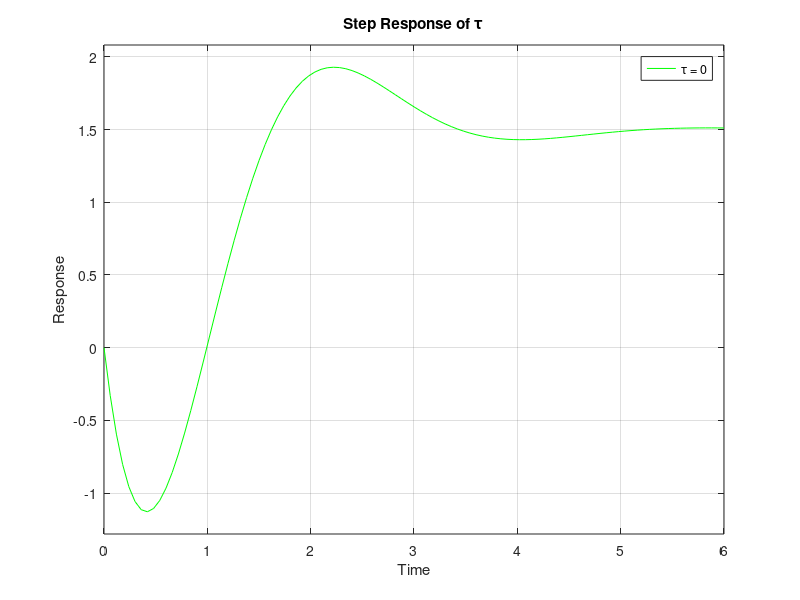
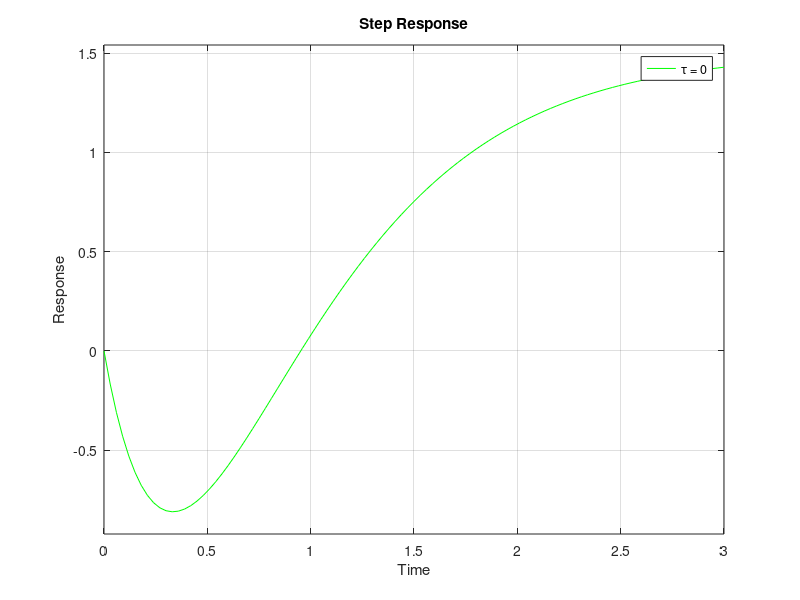
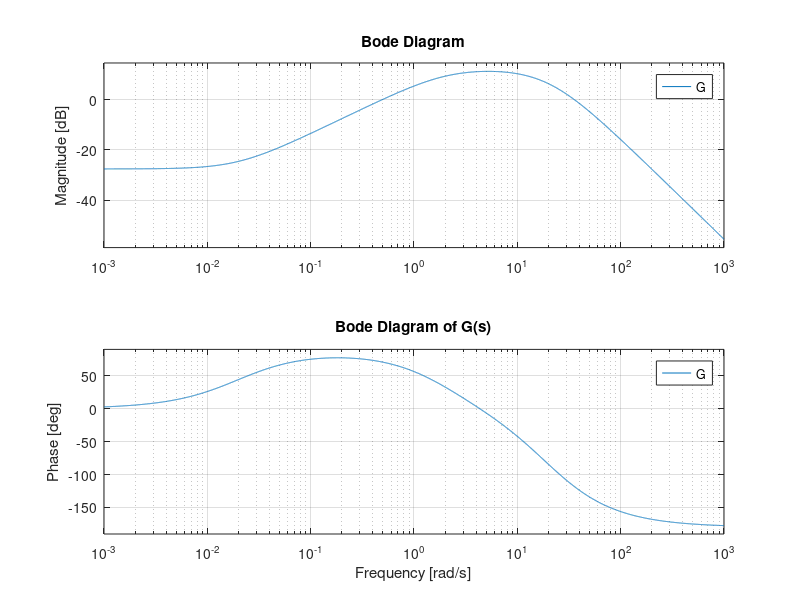
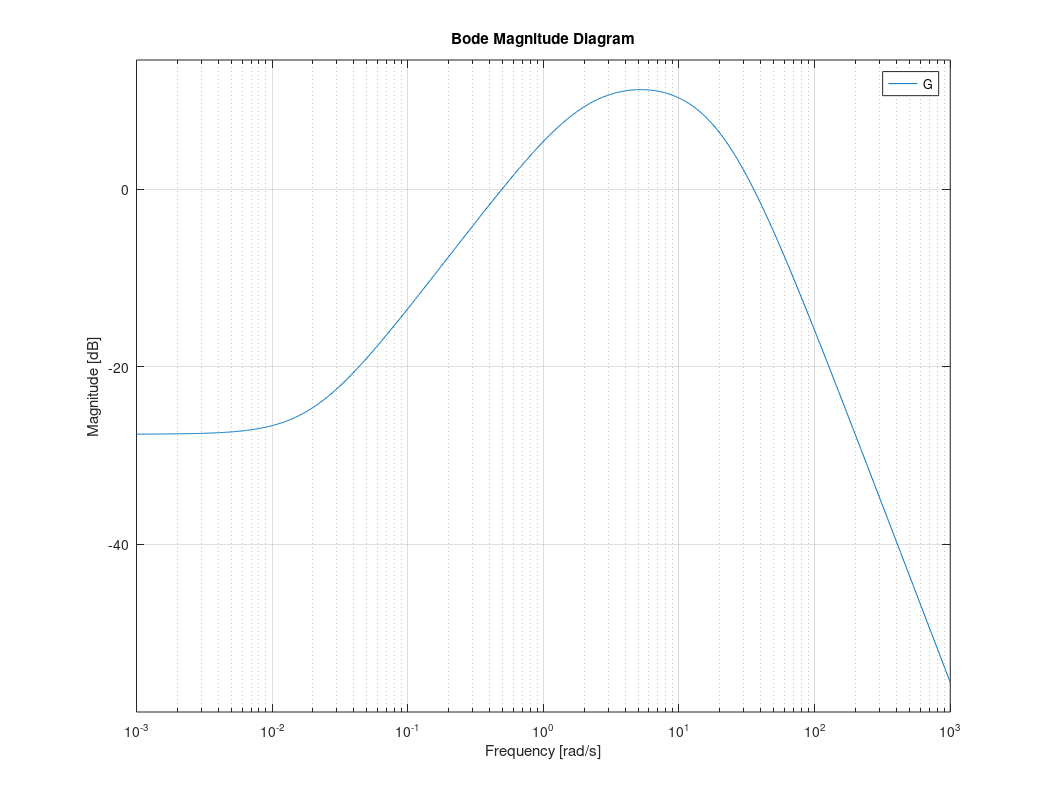

Write the MATLAB code that produced these figures, in order.
%% ENAE432 - Homework 5
% Vai Srivastava

% Clear history
clear;
clc;
%% Problem 1

s = tf('s');
tau = [0, 1, -1];
colors = ['r', 'b', 'g'];
denom = s^2 + 2*s + 4;

figure;
hold on;
for j = 1:length(tau)
    G = 6 * (tau(j) * s + 1) / denom;
    step(G,colors(j));
end

grid on;
legend('\tau = 0', '\tau = 1', '\tau = -1', Location="southeast");
title('Step Response of \tau');
xlabel('Time');
ylabel('Response');
hold off;
%% Problem 2

denom = s^2 + 4*s + 4;

figure;
hold on;
for j = 1:length(tau)
    G = 6 * (tau(j) * s + 1) / denom;
    step(G,colors(j));
end

grid on;
legend('\tau = 0', '\tau = 1', '\tau = -1', 'Location', 'best');
title('Step Response');
xlabel('Time');
ylabel('Response');
hold off;
%% Problem 3

G = (5000 * (s + 0.02))/(3 * (2 + s) * (20 + s)^2);

w = logspace(-3, 3, 10000); 
figure;
bode(G,w);
grid on;
title('Bode Diagram of G(s)');
%% Problem 4

f1 = figure;
bodemag(G);
grid on;
orient landscape;
title('Bode Magnitude Diagram');
